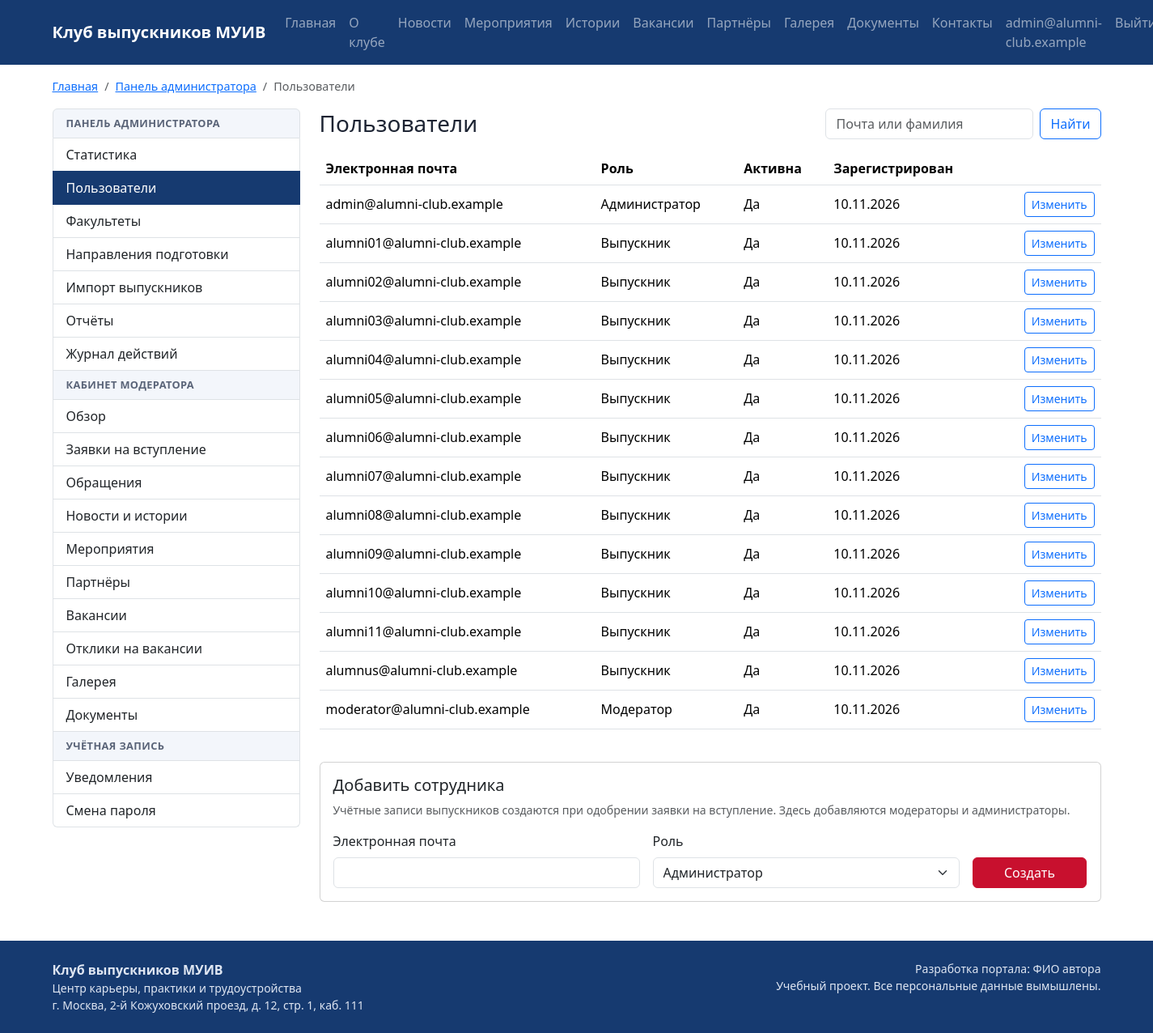
The page /panel/users/ (signed in) on the database its author committed.
### accounts/models.py (models this page shows, shortened)
class User(AbstractBaseUser):
    email = models.EmailField("Электронная почта", max_length=254, unique=True)
    role = models.ForeignKey(Role, on_delete=models.PROTECT, verbose_name="Роль",
                             related_name="users")
    is_active = models.BooleanField("Активна", default=True)
    created_at = models.DateTimeField("Дата регистрации", auto_now_add=True)
    objects = UserManager()
    USERNAME_FIELD = "email"
    REQUIRED_FIELDS = []
    class Meta:
        db_table = "users"
        verbose_name = "Пользователь"
        verbose_name_plural = "Пользователи"
        ordering = ["email"]
    @property
    def is_admin(self):
        return self.role.code == Role.ADMIN
    @property
    def is_moderator(self):
        return self.role.code in (Role.MODERATOR, Role.ADMIN)
    @property
    def is_alumnus(self):
        return self.role.code == Role.ALUMNUS

class Role(models.Model):
    ADMIN = "admin"
    MODERATOR = "moderator"
    ALUMNUS = "alumnus"
    code = models.CharField("Код", max_length=20, unique=True)
    name = models.CharField("Название", max_length=50)
    class Meta:
        db_table = "roles"
        verbose_name = "Роль"
        verbose_name_plural = "Роли"
    def __str__(self):
        return self.name

### panel/views.py (the view, shortened to what this page needs)
# urls.py: path("users/", views.user_list, name="users"),
@role_required(Role.ADMIN)
def user_list(request):
    query = request.GET.get("q", "").strip()
    users = User.objects.select_related("role")
    if query:
        users = users.filter(Q(email__icontains=query)
                             | Q(alumni_profile__last_name__icontains=query))
    form = StaffCreateForm(request.POST or None)
    return render(request, "panel/users.html", {
        "page": Paginator(users, 20).get_page(request.GET.get("page")),
        "query": query,
        "form": form,
        "crumbs": crumbs(HOME, "Пользователи"),
    })

### accounts/forms.py (shortened to what this page needs)
class StaffCreateForm(BootstrapMixin, forms.Form):
    email = forms.EmailField(label="Электронная почта")
    role = forms.ModelChoiceField(
        label="Роль",
        queryset=Role.objects.filter(code__in=[Role.MODERATOR, Role.ADMIN]),
        empty_label=None,
    )

### core/breadcrumbs.py (called while the page is built)
def crumbs(*items):
    result = []
    for item in items:
        if isinstance(item, str):
            result.append({"title": item, "url": None})
        else:
            title, route, *args = item
            result.append({"title": title, "url": reverse(route, args=args)})
    return result

### core/context_processors.py (called while the page is built)
def site(request):
    return {
        "menu": MENU,
        "portal_name": settings.PORTAL_NAME,
        "portal_author": settings.PORTAL_AUTHOR,
    }

### templates/panel/users.html (shortened to what this page needs)
{% extends "layouts/cabinet.html" %}
{% block cabinet %}
<div class="d-flex flex-column flex-md-row justify-content-between align-items-md-center gap-2 mb-3">
  <h1 class="h3 mb-0">Пользователи</h1>
  <form class="d-flex" method="get" role="search">
    <input class="form-control me-2" type="search" name="q" value="{{ query }}" placeholder="Почта или фамилия" aria-label="Поиск пользователя">
    <button class="btn btn-outline-primary" type="submit">Найти</button>
  </form>
</div>
<div class="table-responsive">
  <table class="table table-hover align-middle">
    <thead><tr><th>Электронная почта</th><th>Роль</th><th>Активна</th><th>Зарегистрирован</th><th></th></tr></thead>
    <tbody>
      {% for account in page %}
        <tr>
          <td>{{ account.email }}</td>
          <td>{{ account.role.name }}</td>
          <td>{% if account.is_active %}Да{% else %}Нет{% endif %}</td>
          <td>{{ account.created_at|date:"d.m.Y" }}</td>
          <td class="text-end"><a class="btn btn-sm btn-outline-primary" href="{% url 'panel:user_edit' account.pk %}">Изменить</a></td>
        </tr>
      {% empty %}
        <tr><td colspan="5" class="text-muted">Пользователи не найдены.</td></tr>
      {% endfor %}
    </tbody>
  </table>
</div>
<div class="card mt-4">
  <div class="card-body">
    <h2 class="h5">Добавить сотрудника</h2>
    <p class="small text-muted">Учётные записи выпускников создаются при одобрении заявки на вступление.
      Здесь добавляются модераторы и администраторы.</p>
    <form method="post" novalidate class="row g-3 align-items-end">
      {% for field in form %}
        <div class="col-md-5">
          <label class="form-label" for="{{ field.id_for_label }}">{{ field.label }}</label>
          {{ field }}
        </div>
      {% endfor %}
      <div class="col-md-2"><button class="btn btn-accent w-100" type="submit">Создать</button></div>
    </form>
  </div>
</div>
{% endblock %}

### templates/base.html (shortened to what this page needs)
{% load static %}<!doctype html>
<html lang="ru">
<head>
  <link href="https://cdn.jsdelivr.net/npm/bootstrap@5.3.3/dist/css/bootstrap.min.css" rel="stylesheet">
  <link href="{% static 'css/site.css' %}" rel="stylesheet">
</head>
<body class="d-flex flex-column min-vh-100">
<nav class="navbar navbar-expand-xl navbar-dark site-nav">
  <div class="container">
    <a class="navbar-brand fw-bold" href="{% url 'core:home' %}">{{ portal_name }}</a>
    <div class="collapse navbar-collapse" id="mainMenu">
      <ul class="navbar-nav me-auto">
        {% for title, route in menu %}
          {% url route as item_url %}
          <li class="nav-item">
            <a class="nav-link{% if request.path == item_url %} active{% endif %}" href="{{ item_url }}">{{ title }}</a>
          </li>
        {% endfor %}
      </ul>
      <ul class="navbar-nav">
        {% if user.is_authenticated %}
          <li class="nav-item"><a class="nav-link" href="{% url 'accounts:cabinet' %}">{{ user.email }}</a></li>
          <li class="nav-item">
            <form method="post" action="{% url 'accounts:logout' %}">{% csrf_token %}
              <button class="btn btn-link nav-link" type="submit">Выйти</button>
            </form>
          </li>
        {% else %}
          <li class="nav-item"><a class="nav-link" href="{% url 'accounts:login' %}">Войти</a></li>
          <li class="nav-item"><a class="btn btn-accent ms-xl-2" href="{% url 'club:join' %}">Вступить в клуб</a></li>
        {% endif %}
      </ul>
    </div>
  </div>
</nav>
<div class="container">
  <nav aria-label="Навигационная цепочка" class="mt-3">
    <ol class="breadcrumb">
      {% if crumbs %}
        <li class="breadcrumb-item"><a href="{% url 'core:home' %}">Главная</a></li>
        {% for crumb in crumbs %}
          {% if crumb.url %}
            <li class="breadcrumb-item"><a href="{{ crumb.url }}">{{ crumb.title }}</a></li>
          {% else %}
            <li class="breadcrumb-item active" aria-current="page">{{ crumb.title }}</li>
          {% endif %}
        {% endfor %}
      {% else %}
        <li class="breadcrumb-item active" aria-current="page">Главная</li>
      {% endif %}
    </ol>
  </nav>
</div>
<main class="container flex-grow-1 pb-5">
  {% block content %}{% endblock %}
</main>
<footer class="site-footer py-4 mt-auto">
  <div class="container d-flex flex-column flex-md-row justify-content-between gap-2">
    <div>
      <div class="fw-bold">{{ portal_name }}</div>
      <div class="small">Центр карьеры, практики и трудоустройства</div>
      <div class="small">г. Москва, 2-й Кожуховский проезд, д. 12, стр. 1, каб. 111</div>
    </div>
    <div class="small text-md-end">
      <div>Разработка портала: {{ portal_author }}</div>
      <div>Учебный проект. Все персональные данные вымышлены.</div>
    </div>
  </div>
</footer>
</body>
</html>

### static/css/site.css (style rules this page uses)
:root { --club-blue: #163a70; --club-red: #c8102e; --club-light: #f3f6fb; }
body { font-family: "Segoe UI", Roboto, Arial, sans-serif; color: #1d2433; }
.site-nav { background-color: var(--club-blue); }
.btn-accent { background-color: var(--club-red); border-color: var(--club-red); color: #fff; }
.breadcrumb { font-size: 0.9rem; }
h1, h2, h3 { color: var(--club-blue); }
.site-footer { background-color: var(--club-blue); color: #dfe6f2; }

### rows shown on the page
User: email "admin@alumni-club.example", role.name "Администратор", is_active "Да", created_at "10.11.2026"
User: email "alumni01@alumni-club.example", role.name "Выпускник", is_active "Да", created_at "10.11.2026"
User: email "alumni02@alumni-club.example", role.name "Выпускник", is_active "Да", created_at "10.11.2026"
User: email "alumni03@alumni-club.example", role.name "Выпускник", is_active "Да", created_at "10.11.2026"
User: email "alumni04@alumni-club.example", role.name "Выпускник", is_active "Да", created_at "10.11.2026"
User: email "alumni05@alumni-club.example", role.name "Выпускник", is_active "Да", created_at "10.11.2026"
User: email "alumni06@alumni-club.example", role.name "Выпускник", is_active "Да", created_at "10.11.2026"
User: email "alumni07@alumni-club.example", role.name "Выпускник", is_active "Да", created_at "10.11.2026"
User: email "alumni08@alumni-club.example", role.name "Выпускник", is_active "Да", created_at "10.11.2026"
User: email "alumni09@alumni-club.example", role.name "Выпускник", is_active "Да", created_at "10.11.2026"
User: email "alumni10@alumni-club.example", role.name "Выпускник", is_active "Да", created_at "10.11.2026"
User: email "alumni11@alumni-club.example", role.name "Выпускник", is_active "Да", created_at "10.11.2026"
User: email "alumnus@alumni-club.example", role.name "Выпускник", is_active "Да", created_at "10.11.2026"
User: email "moderator@alumni-club.example", role.name "Модератор", is_active "Да", created_at "10.11.2026"

### other values the page prints
{{ portal_name }} "Клуб выпускников МУИВ"
{{ title }} "Главная" "О клубе" "Новости" "Мероприятия" "Истории" "Вакансии" "Партнёры" "Галерея" "Документы" "Контакты"
{{ crumb.title }} "Панель администратора"
{{ crumb.title }} "Пользователи"
{{ field.label }} "Электронная почта" "Роль"
{{ portal_author }} "ФИО автора"
